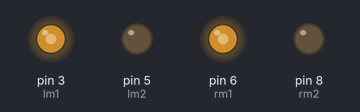
The sketch below on a simulated Arduino Uno, built with avr-gcc and run on an emulated ATmega328P. Parts: output pins drawn as LEDs (lit = HIGH).

Above: at 0.1 s.
Timing chart, 0 to 1.6 s (numbered marks = the images above):
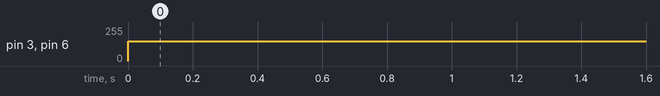

Measured:
- by itself, pin 3 (lm1), pin 6 (rm1): 0/255 → 150/255 at 0.00 s

The sketch:

motors_1.ino
```cpp
int lm1=3;
int lm2=5;
int rm1=6;
int rm2=8;

void setup() {
  // put your setup code here, to run once:
pinMode(lm1,OUTPUT);
  pinMode(lm2,OUTPUT);
  pinMode(rm1,OUTPUT);
  pinMode(rm2,OUTPUT);

}

void loop() {
  // put your main code here, to run repeatedly:
analogWrite(lm1,150);
    analogWrite(lm2,0);
  analogWrite(rm1,150);
  analogWrite(rm2,0);
   /* delay(5000);
    digitalWrite(lm1,LOW);
  digitalWrite(lm2,LOW);
  digitalWrite(rm1,LOW);
  digitalWrite(rm2,LOW);
    delay(5000);*/

}
```
